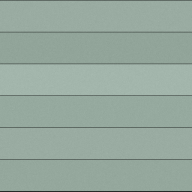
#> input picture catalog/floors/thumbnails/painted-board-sage.png, 192 x 192 px
$ python -i photo_texture.py   (imports and definitions only)
#> lines starting #> are read from the running program, lines starting #| are printed output that depends on the picture; after the words box and inside, x2 and y2 are one past the last pixel; in counts of white or black regions, pixels touching at a corner belong together
#> in albedo, image is the input picture: PIL image 192x192 RGB; mean R, G, B 149.8, 168.3, 158
"""
Floor textures made from the customer's own photos.

The capture guide asks for each floor photographed straight down with a
sheet of A4 paper in the shot. The sheet gives the scale (it is 297 mm long)
and the exposure (office paper reflects about 85%), so the texture comes out
at true size and brightness. Not the hue: office paper carries optical
brighteners that glow blue in daylight (a test sheet read R 0.56, G 0.74,
B 0.95), and balancing on it turned a grey oak orange. The phone's own white
balance, set on a room of white walls, is the better judge of hue. The shot itself is too small and
unevenly lit to repeat, so it is re-laid: planks are cut out of it and
re-laid in rows, tiles are filled from clean patches of it with fresh joints.
"""

from __future__ import annotations

from pathlib import Path

import cv2
import numpy as np
from PIL import Image, ImageOps

A4_LONG_M, A4_SHORT_M = 0.297, 0.210
MAX_VIEW_M = 3.0  # how much floor a rectified shot may cover, as far edges stretch
PAPER_ALBEDO = 0.85
WORK_M_PER_PX = 0.0012  # analysis resolution: grain is still visible


def srgb_to_linear(c: np.ndarray) -> np.ndarray:
    return np.where(c <= 0.04045, c / 12.92, ((c + 0.055) / 1.055) ** 2.4)


def linear_to_srgb(c: np.ndarray) -> np.ndarray:
    c = np.clip(c, 0.0, 1.0)
    return np.where(c <= 0.0031308, c * 12.92, 1.055 * c ** (1 / 2.4) - 0.055)


def find_paper(rgb: np.ndarray) -> tuple[np.ndarray, np.ndarray]:
    """The A4 sheet: its mask and its four corners (x, y), long side first."""
    grey = cv2.cvtColor((rgb * 255).astype(np.uint8), cv2.COLOR_RGB2GRAY)
    _, bright = cv2.threshold(grey, int(np.percentile(grey, 96)) - 10, 255, cv2.THRESH_BINARY)
#> bright: shape (96, 96); 22.8% white; 182 white regions (177 under 20 px), largest, box (x1, y1, x2, y2) and area: (0, 32, 96, 47) 1348, (54, 66, 62, 79) 27, (12, 1, 22, 11) 26, (25, 64, 35, 71) 24, (34, 1, 43, 10) 20
    bright = cv2.morphologyEx(bright, cv2.MORPH_OPEN, np.ones((9, 9), np.uint8))
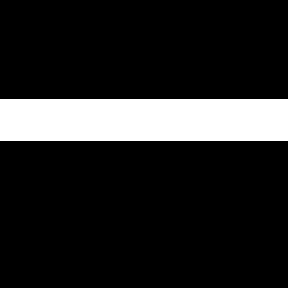
#> bright: shape (96, 96) (shown 3 times larger); 14.6% white; 1 white region, box (x1, y1, x2, y2) and area: (0, 33, 96, 47) 1344
    count, labels, stats, _ = cv2.connectedComponentsWithStats(bright)
#> count = 2; stats = [[0, 0, 96, 96, 7872], [0, 33, 96, 14, 1344]]
    if count < 2:
        raise ValueError("No sheet of paper found in the floor photo")
    sheet = 1 + int(np.argmax(stats[1:, cv2.CC_STAT_AREA]))
#> sheet = 1
    mask = labels == sheet
#> mask: shape (96, 96) bool; 14.6% white; 1 white region
    contours, _ = cv2.findContours(mask.astype(np.uint8), cv2.RETR_EXTERNAL,
                                   cv2.CHAIN_APPROX_NONE)
#> contours = 1 contour; box (x1, y1, x2, y2) and area: (0, 33, 96, 47) 1235
    edge = max(contours, key=len).reshape(-1, 2).astype(np.float32)
#> edge = 216 pairs, first value 0 to 95, second value 33 to 46
    box = cv2.boxPoints(cv2.minAreaRect(edge))
#> box = [[95, 46], [-3.98e-16, 46], [0, 33], [95, 33]]
    # Fit a line to each side, then meet them: a curled or dog-eared corner
    # pulls a rectangle fit off, but each side's line holds.
    lines = []
    for i in range(4):
        a, b = box[i], box[(i + 1) % 4]
        d = (b - a) / np.linalg.norm(b - a)
        off = np.abs((edge - a) @ np.array([-d[1], d[0]]))
        along = (edge - a) @ d
        near = edge[(off < 0.04 * np.linalg.norm(b - a))
                    & (along > 0.15 * np.linalg.norm(b - a))
                    & (along < 0.85 * np.linalg.norm(b - a))]
        vx, vy, x0, y0 = cv2.fitLine(near if len(near) > 10 else np.array([a, b]),
                                     cv2.DIST_HUBER, 0, 0.01, 0.01).ravel()
        lines.append((np.array([x0, y0]), np.array([vx, vy])))
#> this loop made 4 passes
#> (a, b, d, vx, vy, x0, y0) on passes 1, 2, 4: ([95, 46], [-3.98e-16, 46], [-1, 0], 1, 0, 42.7, 46), ([-3.98e-16, 46], [0, 33], [3.06e-17, -1], -4.37e-08, -1, -1.99e-16, 39.5), ([95, 33], [95, 46], [0, 1], -4.37e-08, 1, 95, 39.5)
#> (a, b, vx, vy, x0, y0) on pass 3: ([0, 33], [95, 33], 1, 0, 44.4, 33)
#> after the loop, lines = [([42.7, 46], [1, 0]), ([-1.99e-16, 39.5], [-4.37e-08, -1]), ([44.4, 33], [1, 0]), ([95, 39.5], [-4.37e-08, 1])]
    corners = []
    for i in range(4):
        (p, u), (q, v) = lines[i - 1], lines[i]
        t = np.linalg.solve(np.column_stack([u, -v]), q - p)[0]
        corners.append(p + t * u)
#> this loop made 4 passes
#> (p, u, q, v, t) on passes 1 to 4: ([95, 39.5], [-4.37e-08, 1], [42.7, 46], [1, 0], 6.5), ([42.7, 46], [1, 0], [-1.99e-16, 39.5], [-4.37e-08, -1], -42.7), ([-1.99e-16, 39.5], [-4.37e-08, -1], [44.4, 33], [1, 0], 6.5), ([44.4, 33], [1, 0], [95, 39.5], [-4.37e-08, 1], 50.6)
#> after the loop, corners = [[95, 46], [0, 46], [-2.84e-07, 33], [95, 33]]
    corners = np.array(corners, dtype=np.float32)
    if np.linalg.norm(corners[1] - corners[0]) < np.linalg.norm(corners[2] - corners[1]):
        corners = np.roll(corners, -1, axis=0)
    return mask, corners


def albedo(path: Path) -> tuple[np.ndarray, np.ndarray, float]:
    """
    The photo as linear albedo at WORK_M_PER_PX, white-balanced on the
    paper, with slow light falloff across the shot evened out. Returns it,
    the paper mask (grown, so its shadow edge is excluded too) and m/px.
    """
    image = ImageOps.exif_transpose(Image.open(path)).convert("RGB")
    full = np.asarray(image, dtype=np.float32) / 255
    half = cv2.resize(full, (full.shape[1] // 2, full.shape[0] // 2), interpolation=cv2.INTER_AREA)
    _, corners = find_paper(half)
#> corners = [[95, 46], [0, 46], [-2.84e-07, 33], [95, 33]]
    # The sheet is a rectangle of known size lying on the floor, so it fixes
    # the whole floor plane: map it to its true shape and the photo becomes a
    # top-down view at a known scale, perspective and all taken out.
    long_px, short_px = A4_LONG_M / WORK_M_PER_PX, A4_SHORT_M / WORK_M_PER_PX
    square = np.array([[0, 0], [long_px, 0], [long_px, short_px], [0, short_px]], np.float32)
#> square = [[0, 0], [247.5, 0], [247.5, 175], [0, 175]]
    h = cv2.getPerspectiveTransform(corners, square)
#> h = [[-2.61, 3.22e-17, 247.5], [0, -13.46, 619.2], [-6.84e-18, -2.3e-10, 1]]
    frame = np.array([[0, 0], [half.shape[1], 0], [half.shape[1], half.shape[0]],
                      [0, half.shape[0]]], np.float32).reshape(-1, 1, 2)
#> frame = [[0, 0], [96, 0], [96, 96], [0, 96]]
    seen = cv2.perspectiveTransform(frame, h).reshape(-1, 2)
#> seen = [[247.5, 619.2], [-2.61, 619.2], [-2.61, -673.1], [247.5, -673.1]]
    lo = seen.min(axis=0)
#> lo = [-2.61, -673.1]
    size = np.minimum(seen.max(axis=0) - lo, MAX_VIEW_M / WORK_M_PER_PX).astype(int)
#> size = [250, 1292]
    shift = np.array([[1, 0, -lo[0]], [0, 1, -lo[1]], [0, 0, 1]], np.float64)
#> shift = [[1, 0, 2.61], [0, 1, 673.1], [0, 0, 1]]
    rgb = cv2.warpPerspective(half, shift @ h, (int(size[0]), int(size[1])),
                              flags=cv2.INTER_AREA, borderValue=(0, 0, 0))
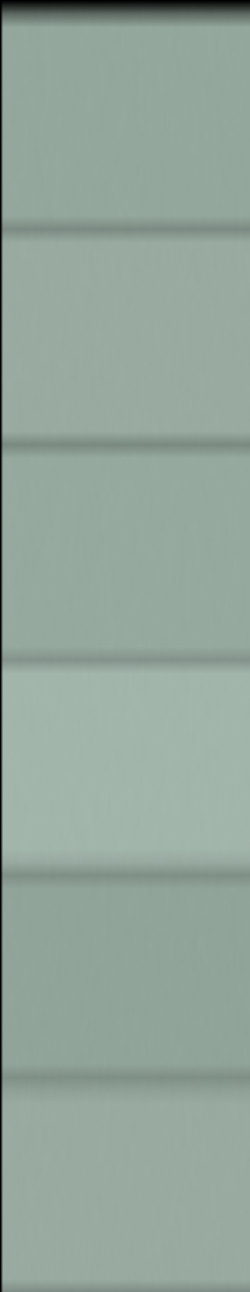
#> rgb: shape (1292, 250, 3) float32; mean R, G, B 0.581, 0.652, 0.613
    inside = cv2.warpPerspective(np.ones(half.shape[:2], np.float32), shift @ h,
                                 (int(size[0]), int(size[1]))) > 0.99
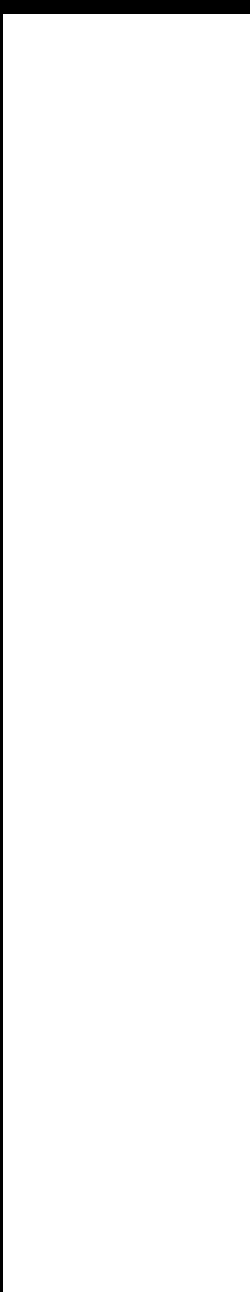
#> inside: shape (1292, 250) bool; 97.7% white; 1 black region, box (x1, y1, x2, y2) and area: (0, 0, 250, 1292) 7334
    lin = srgb_to_linear(rgb)
#> in srgb_to_linear, `return np.where(c <= 0.04045, c / 12.92, ((c + 0.055) / 1.055) ** 2.4)`:
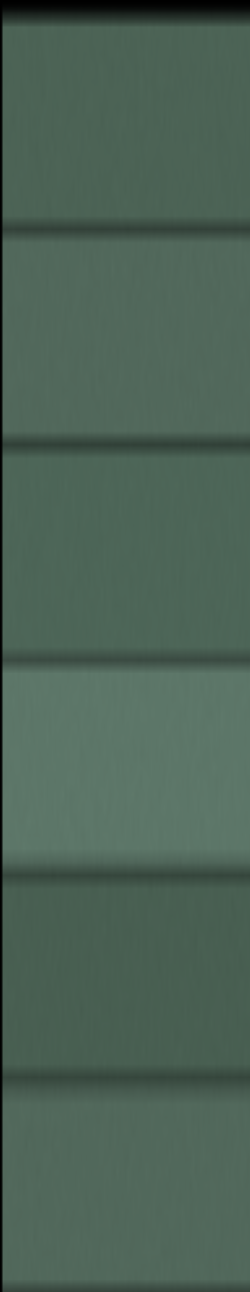
#> returned value: shape (1292, 250, 3) float32; mean of channels 0, 1, 2 0.302, 0.39, 0.339; drawn as R, G, B
    mask, _ = find_paper(rgb)
#> in find_paper (call 2), `_, bright = cv2.threshold(grey, int(np.percentile(grey, 96)) - 10, 255..`: bright: shape (1292, 250); 17.5% white; 255 white regions (117 under 20 px), largest, box (x1, y1, x2, y2) and area: (3, 669, 250, 862) 47097, (205, 1178, 216, 1256) 273, (184, 1104, 191, 1145) 187
#> in find_paper (call 2), `bright = cv2.morphologyEx(bright, cv2.MORPH_OPEN, np.ones((9, 9), np.u..`:
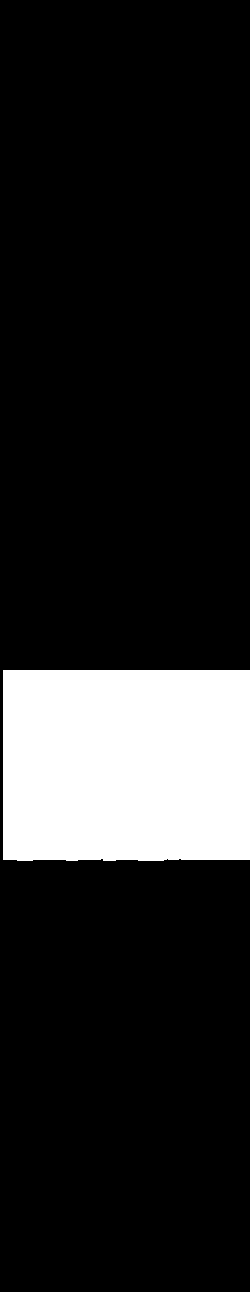
#> bright: shape (1292, 250); 14.5% white; 1 white region, box (x1, y1, x2, y2) and area: (3, 670, 250, 861) 46992
#> in find_paper (call 2), `count, labels, stats, _ = cv2.connectedComponentsWithStats(bright)`: stats = [[0, 0, 250, 1292, 276008], [3, 670, 247, 191, 46992]]
#> in find_paper (call 2), `mask = labels == sheet`: mask: shape (1292, 250) bool; 14.5% white; 1 white region
#> in find_paper (call 2), `contours, _ = cv2.findContours(mask.astype(np.uint8), cv2.RETR_EXTERNA..`: contours = 1 contour; box (x1, y1, x2, y2) and area: (3, 670, 250, 861) 46556
#> in find_paper (call 2), `edge = max(contours, key=len).reshape(-1, 2).astype(np.float32)`: edge = 871 pairs, first value 3 to 249, second value 670 to 860
#> in find_paper (call 2), `box = cv2.boxPoints(cv2.minAreaRect(edge))`: box = [[249, 860], [3, 860], [3, 670], [249, 670]]
#> the loop in find_paper (call 2), `for i in range(4):` made 4 passes
#> (a, b, d, vx, vy, x0, y0) on passes 1, 2, 4: ([249, 860], [3, 860], [-1, 0], 1, 0.000365, 142, 859.1), ([3, 860], [3, 670], [0, -1], -4.37e-08, 1, 3, 764.5), ([249, 670], [249, 860], [0, 1], -4.37e-08, 1, 249, 765.5)
#> (a, b, vx, vy, x0, y0) on pass 3: ([3, 670], [249, 670], 1, 0, 145.5, 670)
#> after the loop in find_paper (call 2), `for i in range(4):`: lines = [([142, 859.1], [1, 0.000365]), ([3, 764.5], [-4.37e-08, 1]), ([145.5, 670], [1, 0]), ([249, 765.5], [-4.37e-08, 1])]
#> the loop in find_paper (call 2), `for i in range(4):` made 4 passes
#> (p, u, q, v, t) on passes 1 to 4: ([249, 765.5], [-4.37e-08, 1], [142, 859.1], [1, 0.000365], 93.64), ([142, 859.1], [1, 0.000365], [3, 764.5], [-4.37e-08, 1], -139), ([3, 764.5], [-4.37e-08, 1], [145.5, 670], [1, 0], -94.5), ([145.5, 670], [1, 0], [249, 765.5], [-4.37e-08, 1], 103.5)
#> after the loop in find_paper (call 2), `for i in range(4):`: corners = [[249, 859.1], [3, 859], [3, 670], [249, 670]]
    white = np.median(lin[cv2.erode(mask.astype(np.uint8), np.ones((15, 15))) > 0], axis=0)
#> white = [0.364, 0.465, 0.41]
    luminance = float(white @ np.array([0.2126, 0.7152, 0.0722]))
#> luminance = 0.439
    lin = lin * (PAPER_ALBEDO / luminance)
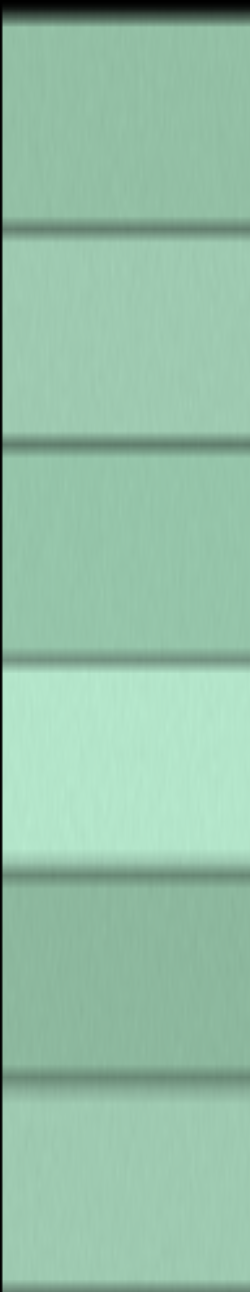
#> lin: shape (1292, 250, 3) float32; mean R, G, B 0.583, 0.754, 0.656
    grown = (cv2.dilate(mask.astype(np.uint8), np.ones((41, 41))) > 0) | ~inside
#> grown: shape (1292, 250) bool; 19.9% white; 1 white region, box (x1, y1, x2, y2) and area: (0, 0, 250, 1292) 64325
    return _even_out(lin, ~grown), grown, WORK_M_PER_PX


def _even_out(lin: np.ndarray, valid: np.ndarray, sigma_m: float = 0.2) -> np.ndarray:
    """Divide out light falloff: brightness blurred over 20 cm is shading, not the floor."""
#> called with sigma_m = 0.2
    lum = lin.mean(axis=2)
    w = valid.astype(np.float32)
    sigma = sigma_m / WORK_M_PER_PX
    shade = cv2.GaussianBlur(lum * w, (0, 0), sigma) / np.maximum(
        cv2.GaussianBlur(w, (0, 0), sigma), 1e-6)
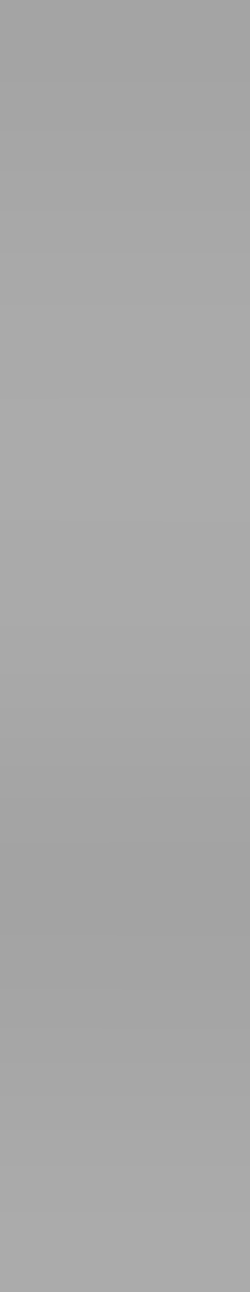
#> shade: shape (1292, 250) float32; min 0.642, max 0.674, mean 0.659
    level = float(np.median(lum[valid]))
#> level = 0.672
    return lin * (level / np.maximum(shade, 1e-6))[..., None]


# [317 lines left out: functions _line_response, _straighten, _row_profile, _rotate, _lattice, plank_texture and 6 more, not called in this run]


# --------------------------------------------------------------------------
# The neighbourhood: Viennese facades and tiled roofs
# --------------------------------------------------------------------------

BAY_M, STOREY_M = 3.2, 3.7  # one window bay, one floor of a Gründerzeit house


# [111 lines left out: functions facade_texture, roof_tile_texture, photo_patch, not called in this run]

>>> result = albedo('../../../catalog/floors/thumbnails/painted-board-sage.png')
